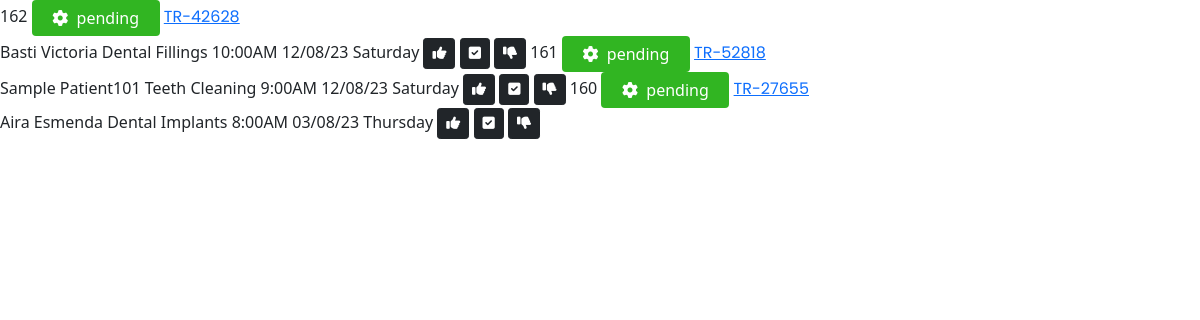
The app's page /client/php/upcoming_data.php with its own data.
### tables this page shows
CREATE TABLE `appointment_booking` (
  `id` int(11) NOT NULL,
  `transac_no` varchar(255) NOT NULL,
  `status` varchar(255) NOT NULL,
  `name` varchar(100) NOT NULL,
  `patient_name` varchar(255) NOT NULL,
  `procedures` varchar(100) NOT NULL,
  `session_time` varchar(50) NOT NULL,
  `session_date` varchar(255) NOT NULL
);

### client/php/upcoming_data.php (the view, shortened to what this page needs)
<?php
require '../../connection/connection.php';
?>
<!DOCTYPE html>
<html lang="en">
<head>
  <link rel="stylesheet" href="../css/style.css">
  <link rel="stylesheet" href="https://cdnjs.cloudflare.com/ajax/libs/font-awesome/6.0.0/css/all.min.css">
  <link href="https://cdn.jsdelivr.net/npm/bootstrap@5.0.2/dist/css/bootstrap.min.css" rel="stylesheet">
</head>
<body>
      <tbody>
        <?php
        $selectquery = "SELECT * FROM appointment_booking ORDER BY ID DESC";
        $result = mysqli_query($con, $selectquery);
        while ($row = mysqli_fetch_assoc($result)) {
          $id = $row['id'];
          $status = $row['status'];
          $transac_no = $row['transac_no'];
          $name = $row['name'];
          $procedures = $row['procedures'];
          $session_time = $row['session_time'];
          $session_date = $row['session_date'];
          echo '
                  <tr class="centered-row">
                    <th scope ="row">' . $id . '</td>
                    <td style="width: 9rem;"><button type="button" class="btn btn-primary" style="background-color:#31b522; width: 8rem; border: none;" ><i class="fa-solid fa-gear fa-spin"></i> &nbsp' . $status . '</button></td>
                    <td><a href="../php/p_transaction.php">' . $transac_no .  '</a> <br>
                    ' . $name .  '</td>
                    <td> ' . $procedures . '</td>
                    <td> ' . $session_time . '</td>
                    <td> ' . $session_date . '</td>
                    <td><a href="../php/upcoming_data.php? deleteid=' . $id . '"><button class="btn btn-dark btn-flat btn-addon btn-sm m-b-10 m-l-5"><i class="fa-solid fa-thumbs-up"></i></button></a>
                    <a href="../php/completed_booking.php? deleteid=' . $id . '"><button class="btn btn-dark btn-flat btn-addon btn-sm m-b-10 m-l-5"><i class="fa-solid fa-square-check"></i></i></button></a>
                    <a href="../php/rejected_booking.php? deleteid=' . $id . '"><button class="btn btn-dark btn-flat btn-addon btn-sm m-b-10 m-l-5"><i class="fa-solid fa-thumbs-down"></i></i></button></a>
                    </td>
          ';
        }
        ?>
      </tbody>
</body>
</html>

### client/css/style.css (style rules this page uses)
:root { --header-height: 4rem; --first-color: #3785F9; --light-color: #D2E3FC; --dark-color: #000000; --dark-color-alt: #5E6063; --dark-color-altab: #4d4f52; --white-color: #fff; --orange-color: #F88646; --light-orange: #F9F5EC; --dark-first-color: #1e6fe8; --dark-color: #000000; --dark-color-alt: #282B3A; --white-color: #fff; --green: #31b522; --body-font: 'Poppins', sans-serif; --font-nunito: 'Nunito Sans', sans-serif; --normal-font-size: .938rem; --small-font-size: .813rem; --z-fixed: 100; }
* { margin: 0; padding: 0; box-sizing: border-box; font-family: var(--body-font); }
body { overflow: hidden; }

### records on screen
appointment_booking: id "162", status "pending", transac_no "TR-42628", name "Basti Victoria", procedures "Dental Fillings", session_time "10:00AM", session_date "12/08/23 Saturday"
appointment_booking: id "161", status "pending", transac_no "TR-52818", name "Sample Patient101", procedures "Teeth Cleaning", session_time "9:00AM", session_date "12/08/23 Saturday"
appointment_booking: id "160", status "pending", transac_no "TR-27655", name "Aira Esmenda", procedures "Dental Implants", session_time "8:00AM", session_date "03/08/23 Thursday"
